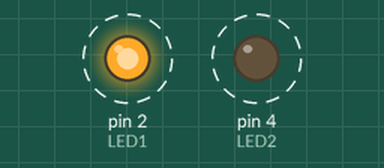
This sketch was run on a simulated Arduino Uno, built with avr-gcc and run on an emulated ATmega328P. On the bench: output pins drawn as LEDs (lit = HIGH). Dashed ring = blinking.

Above: at 0.2 s.
Timing chart, 0 to 4.6 s (numbered marks = the images above):
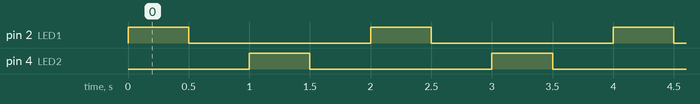

Measured:
- by itself, pin 2 (LED1), pin 4 (LED2): alternates HIGH for 0.50 s and LOW for 1.5 s
- by itself, everything shown: repeats every 2.0 s, in 4 steps

The sketch:

Lab2L41.ino
```cpp
/*
 Name:		Lab2L41.ino
 Created:	5/23/2018 5:40:22 PM
 Author:	chris
*/
int LED1 = 2; //The blue LED is connected pin 2 of the Arduino.
int LED2 = 4; //The blue LED is connected pin 4 of the Arduino.
int onTime = 500;    //This is the number of milliseconds the LED will be on for.

// the setup function runs once when you press reset or power the board
void setup() {
	pinMode(LED1, OUTPUT);  //Setup Blue LED pin as an output pin.
	pinMode(LED2, OUTPUT);  //Setup Blue LED pin as an output pin.

}

// the loop function runs over and over again until power down or reset
void loop() {

	LightFlash(LED1);
	LightFlash(LED2);
}

void LightFlash(int port) {
	digitalWrite(port, HIGH);  //Turn on the blue LED.
	delay(onTime);                   //Wait onTime.
	digitalWrite(port, LOW);   //Turn off the blue LED.
	delay(onTime);                  //Wait offTime.

}
```
